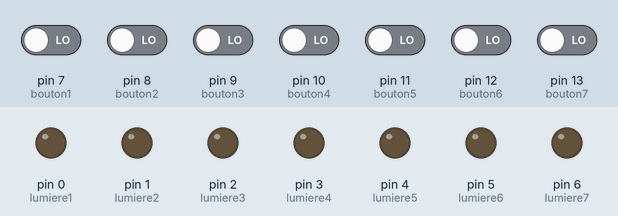
The sketch below on a simulated Arduino Uno, built with avr-gcc and run on an emulated ATmega328P. Parts: output pins drawn as LEDs (lit = HIGH). The test bench sets the inputs (shaded band); at power-on: pin 7 (bouton1), pin 8 (bouton2), pin 9 (bouton3), pin 10 (bouton4), pin 11 (bouton5), pin 12 (bouton6), pin 13 (bouton7) LOW.

Above: at 1.2 s.
1.3 s: pin 7 (bouton1) driven HIGH
At 1.7 s:
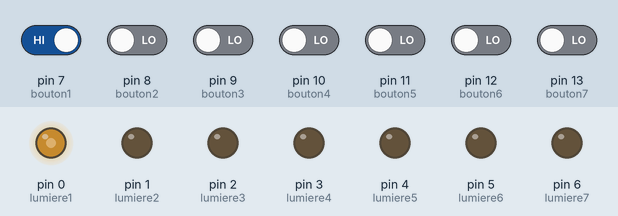
2.8 s: pin 8 (bouton2) driven HIGH
At 3.3 s:
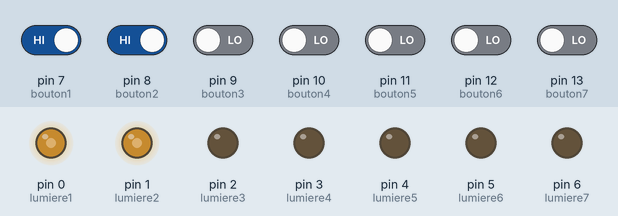
4.3 s: pin 9 (bouton3) driven HIGH
At 5.2 s:
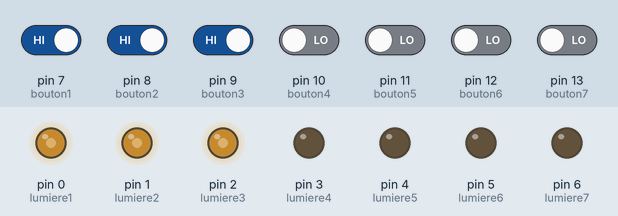
5.8 s: pin 10 (bouton4) driven HIGH
At 6.8 s:
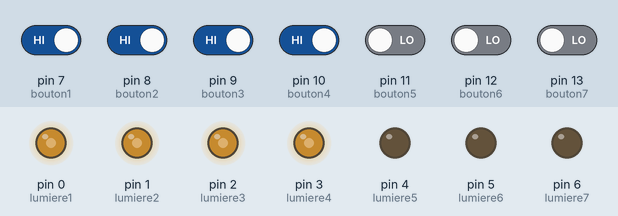
7.3 s: pin 11 (bouton5) driven HIGH
At 8.5 s:
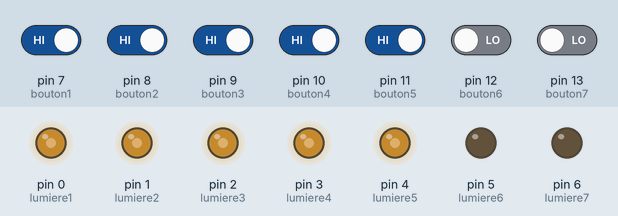
8.8 s: pin 12 (bouton6) driven HIGH
At 9.1 s:
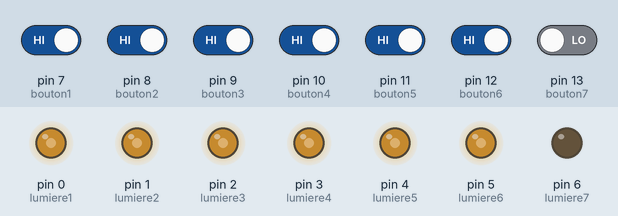
Timing chart, 0 to 11.3 s (numbered marks = the images above; inputs shaded):
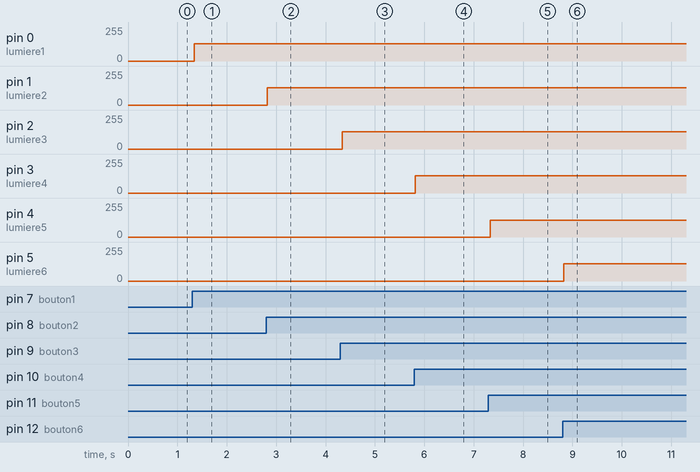

The sketch:

gestion_electrique_van_8_ports.ino
```cpp
/*
Gestion de la lumiere du véhicule T3 VW
*/

// Constante des pins lumiere

const int lumiere1=0, lumiere2=1, lumiere3=2, lumiere4=3, lumiere5=4, lumiere6=5, lumiere7=6;

// Constante des pins Bouton

const int bouton1=7, bouton2=8, bouton3=9, bouton4=10, bouton5=11, bouton6=12, bouton7=13;

// Declaration des variable etat bouton en button *For Read

int pushbutton1=0, pushbutton2=0, pushbutton3=0, pushbutton4=0, pushbutton5=0, pushbutton6=0, pushbutton7=0;

// Declaration des variable de lumiere en light *For Read

int light1=0, light2=0, light3=0, light4=0, light5=0, light6=0, light7=0;

void setup()
{
  // Declarons les pins lumiere en OUTPUT

  pinMode(lumiere1, OUTPUT);
  pinMode(lumiere2, OUTPUT);
  pinMode(lumiere3, OUTPUT);
  pinMode(lumiere4, OUTPUT);
  pinMode(lumiere5, OUTPUT);
  pinMode(lumiere6, OUTPUT);
  pinMode(lumiere7, OUTPUT);

  // Declarons les pins bouton en INPUT

  pinMode(bouton1, INPUT);
  pinMode(bouton2, INPUT);
  pinMode(bouton3, INPUT);
  pinMode(bouton4, INPUT);
  pinMode(bouton5, INPUT);
  pinMode(bouton6, INPUT);
  pinMode(bouton7, INPUT);

}

void loop()
{
  //Preparation au condition des buttons

  pushbutton1 = digitalRead(bouton1);
  pushbutton2 = digitalRead(bouton2);
  pushbutton3 = digitalRead(bouton3);
  pushbutton4 = digitalRead(bouton4);
  pushbutton5 = digitalRead(bouton5);
  pushbutton6 = digitalRead(bouton6);
  pushbutton7 = digitalRead(bouton7);

  //preparation au condition lumiere

  light1 = digitalRead(lumiere1);
  light2 = digitalRead(lumiere2);
  light3 = digitalRead(lumiere3);
  light4 = digitalRead(lumiere4);
  light5 = digitalRead(lumiere5);
  light6 = digitalRead(lumiere6);
  light7 = digitalRead(lumiere7);

  //les conditions d'alumage des diode


  // Gestion de la premiere lumiere

  if(pushbutton1 == HIGH && light1 == LOW)
  {
    digitalWrite(lumiere1, HIGH);
  }
  else
  {
    if(pushbutton1 == HIGH && light1 == HIGH)
    {
    digitalWrite(lumiere1, LOW);
    }
  }

  // Gestion de la Seconde lumiere

  if(pushbutton2 == HIGH && light2 == LOW)
  {
    digitalWrite(lumiere2, HIGH);
  }
  else
  {
    if(pushbutton2 == HIGH && light2 == HIGH)
    {
    digitalWrite(lumiere2, LOW);
    }
  }

  // Gestion de la troisieme lumiere

  if(pushbutton3 == HIGH && light3 == LOW)
  {
    digitalWrite(lumiere3, HIGH);
  }
  else
  {
  	if(pushbutton3 == HIGH && light3 == HIGH)
    {
    digitalWrite(lumiere3, LOW);
    }
  }

  // Gestion de la quatrieme lumiere

  if(pushbutton4 == HIGH && light4 == LOW)
  {
    digitalWrite(lumiere4, HIGH);
  }
  else
  {
    if(pushbutton4 == HIGH && light4 == HIGH)
    {
    digitalWrite(lumiere4, LOW);
    }
  }

  // Gestion de la cinquieme lumiere

  if(pushbutton5 == HIGH && light5 == LOW)
  {
    digitalWrite(lumiere5, HIGH);
  }
  else
  {
    if(pushbutton5 == HIGH && light5 == HIGH)
    {
    digitalWrite(lumiere5, LOW);
    }
  }

  // Gestion de la sixieme lumiere

  if(pushbutton6 == HIGH && light6 == LOW)
  {
    digitalWrite(lumiere6, HIGH);
  }
  else
  {
    if(pushbutton6 == HIGH && light6 == HIGH)
    {
    digitalWrite(lumiere6, LOW);
    }
  }

  // Gestion de la septieme lumiere

  if(pushbutton7 == HIGH && light7 == LOW)
  {
    digitalWrite(lumiere7, HIGH);
  }
  else
  {
    if(pushbutton7 == HIGH && light7 == HIGH)
    {
    digitalWrite(lumiere7, LOW);
    }
  }

}
```

Measured:
- after the input at 1.3 s, pin 0 (lumiere1): 0/255 → 128/255 at once
- after the input at 2.8 s, pin 1 (lumiere2): 0/255 → 129/255 at once
- after the input at 4.3 s, pin 2 (lumiere3): 0/255 → 128/255 at once
- after the input at 5.8 s, pin 3 (lumiere4): 0/255 → 128/255 at once
- after the input at 7.3 s, pin 4 (lumiere5): 0/255 → 127/255 at once
- after the input at 8.8 s, pin 5 (lumiere6): 0/255 → 128/255 at once
